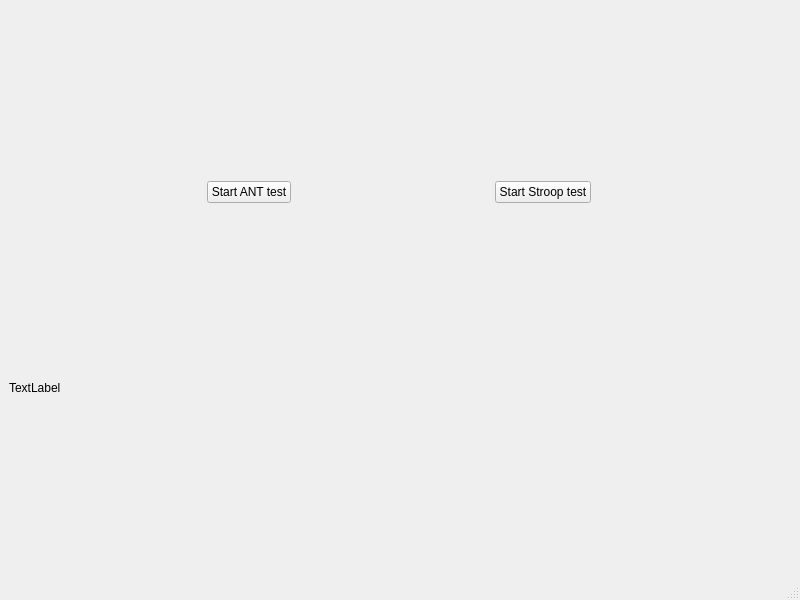
<?xml version="1.0" encoding="UTF-8"?>
<ui version="4.0">
 <class>MainWindow</class>
 <widget class="QMainWindow" name="MainWindow">
  <property name="geometry">
   <rect>
    <x>0</x>
    <y>0</y>
    <width>800</width>
    <height>600</height>
   </rect>
  </property>
  <property name="windowTitle">
   <string>MainWindow</string>
  </property>
  <widget class="QWidget" name="centralwidget">
   <layout class="QVBoxLayout" name="verticalLayout">
    <item>
     <layout class="QGridLayout" name="gridLayout">
      <item row="0" column="0">
       <widget class="QPushButton" name="pushButton_ant">
        <property name="sizePolicy">
         <sizepolicy hsizetype="Fixed" vsizetype="Fixed">
          <horstretch>0</horstretch>
          <verstretch>0</verstretch>
         </sizepolicy>
        </property>
        <property name="text">
         <string>Start ANT test</string>
        </property>
       </widget>
      </item>
      <item row="0" column="1">
       <widget class="QPushButton" name="pushButton_stroop">
        <property name="sizePolicy">
         <sizepolicy hsizetype="Fixed" vsizetype="Fixed">
          <horstretch>0</horstretch>
          <verstretch>0</verstretch>
         </sizepolicy>
        </property>
        <property name="text">
         <string>Start Stroop test</string>
        </property>
       </widget>
      </item>
     </layout>
    </item>
    <item>
     <widget class="QLabel" name="label">
      <property name="sizePolicy">
       <sizepolicy hsizetype="Preferred" vsizetype="Fixed">
        <horstretch>0</horstretch>
        <verstretch>0</verstretch>
       </sizepolicy>
      </property>
      <property name="text">
       <string>TextLabel</string>
      </property>
     </widget>
    </item>
   </layout>
  </widget>
  <widget class="QMenuBar" name="menubar">
   <property name="geometry">
    <rect>
     <x>0</x>
     <y>0</y>
     <width>800</width>
     <height>26</height>
    </rect>
   </property>
  </widget>
  <widget class="QStatusBar" name="statusbar"/>
 </widget>
 <resources/>
 <connections/>
</ui>
